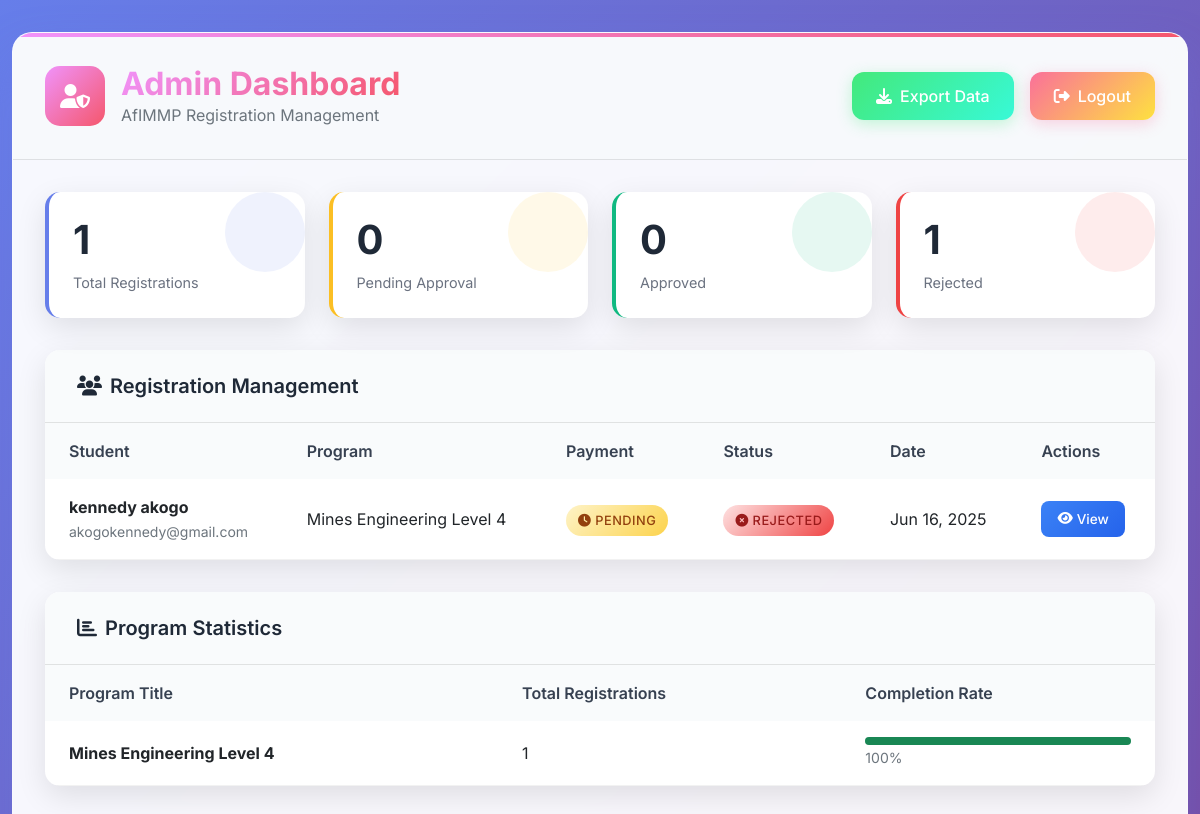
Page /admin-dashboard (signed in) on the committed database.
### base/models.py (models this page shows, shortened)
class Registration(models.Model):
    user = models.ForeignKey(User, on_delete=models.CASCADE, related_name="registrations")
    PREFIX_CHOICES = [
        ('Mr', 'Mr'),
        ('Mrs', 'Mrs'),
        ('Ms', 'Ms'),
        ('Dr', 'Dr'),
        ('Prof', 'Prof'),
        ('Engr', 'Engr'),
    ]
    GENDER_CHOICES = [
        ('Male', 'Male'),
        ('Female', 'Female'),
        ('Other', 'Other'),
    ]
    prefix = models.CharField(max_length=5, choices=PREFIX_CHOICES)
    first_name = models.CharField(max_length=100)
    middle_name = models.CharField(max_length=100, blank=True)
    last_name = models.CharField(max_length=100)
    dob = models.DateField()
    gender = models.CharField(max_length=6, choices=GENDER_CHOICES)
    nationality = models.CharField(max_length=100)
    address = models.TextField()
    address2 = models.CharField(max_length=100, blank=True)
    city = models.CharField(max_length=100)
    state = models.CharField(max_length=100)
    postal_code = models.CharField(max_length=20)
    phone = models.CharField(max_length=15)
    email = models.EmailField()
    payment_status = models.BooleanField(default=False)  # Payment status for this specific course
    amount = models.DecimalField(max_digits=10, decimal_places=2, default=1)  # Default course fee
    status = models.CharField(
        max_length=50,
        choices=[('Pending', 'Pending'), ('Approved', 'Approved'), ('Rejected', 'Rejected')],
        default='Pending'
    )
    PROGRAM_CHOICES = [
        ('Mining Level 3', 'Occupational Standards for Mining and Quarrying Technology National Certificate I (Level 3)'),
        ('Mines Engineering Level 4', 'Occupational Standards for Mines Systems Engineering National Certificate 2 (Level 4)'),
        ('Mines Engineering Diploma Level 5', 'Occupational Standards for Higher National Diploma in Mines Systems Engineering (Level 5)'),
    ]
    program_title = models.CharField(max_length=255, choices=PROGRAM_CHOICES)
    education_level = models.CharField(max_length=100)
    qualifications = models.TextField()
    institutions_attended = models.TextField()
    current_occupation = models.CharField(max_length=100, blank=True)
    years_experience = models.IntegerField(default=0)
    relevant_skills = models.TextField(blank=True)
    photo = models.ImageField(upload_to='photos/')
    birth_certificate = models.FileField(upload_to='documents/')
    education_certificates = models.FileField(upload_to='documents/')
    date_submitted = models.DateTimeField(default=now)
    rejection_reason = models.CharField(max_length=255, blank=True, null=True)
    rejection_message = models.TextField(blank=True, null=True)
    approved_date = models.DateTimeField(blank=True, null=True)
    rejected_date = models.DateTimeField(blank=True, null=True)

### base/views.py (the view, shortened to what this page needs)
# urls.py: path('admin-dashboard',views.admin_dashboard,name='admin_dashboard'),
@login_required(login_url=settings.ADMIN_LOGIN_URL)
@user_passes_test(is_admin)
def admin_dashboard(request):
    all_students = Profile.objects.all()
    registrations = Registration.objects.all().order_by('-date_submitted')
    program_counts = Registration.objects.values('program_title').annotate(count=Count('program_title'))
    student_count = registrations.count()
    pending_count = registrations.filter(status='Pending').count()
    approved_count = registrations.filter(status='Approved').count()
    rejected_count = registrations.filter(status='Rejected').count()
    return render(request, 'base/admin_dashboard.html', {
        'student_count': student_count,
        'pending_count': pending_count,
        'approved_count': approved_count,
        'rejected_count': rejected_count,
        'program_counts': program_counts,
        'registrations': registrations,
    })

### base/templates/base/admin_dashboard.html (shortened to what this page needs)
<!doctype html>
<html lang="en">
<head>
    <link href="https://cdn.jsdelivr.net/npm/bootstrap@5.0.2/dist/css/bootstrap.min.css" rel="stylesheet">
    <link rel="stylesheet" href="https://cdnjs.cloudflare.com/ajax/libs/font-awesome/6.4.0/css/all.min.css">
</head>
<body>
    <div class="container-fluid">
        <div class="dashboard-container">
            <div class="dashboard-header">
                <div class="header-title">
                    <div class="admin-icon">
                        <i class="fas fa-user-shield"></i>
                    </div>
                    <div>
                        <h1 class="dashboard-title">Admin Dashboard</h1>
                        <p class="text-muted mb-0">AfIMMP Registration Management</p>
                    </div>
                </div>
                <div class="header-actions">
                    <a href="{% url 'export_registrations_with_files' %}" class="btn-modern btn-export">
                        <i class="fas fa-download"></i>
                        Export Data
                    </a>
                    <form action="{% url 'logout' %}" method="post" class="d-inline">
                        <button type="submit" class="btn-modern btn-logout">
                            <i class="fas fa-sign-out-alt"></i>
                            Logout
                        </button>
                    </form>
                </div>
            </div>
            <div class="dashboard-body">
                <div class="stats-grid">
                    <div class="stat-card total">
                        <h2 class="stat-number">{{ student_count }}</h2>
                        <p class="stat-label">Total Registrations</p>
                    </div>
                    <div class="stat-card pending">
                        <h2 class="stat-number">{{ pending_count }}</h2>
                        <p class="stat-label">Pending Approval</p>
                    </div>
                    <div class="stat-card approved">
                        <h2 class="stat-number">{{ approved_count }}</h2>
                        <p class="stat-label">Approved</p>
                    </div>
                    <div class="stat-card rejected">
                        <h2 class="stat-number">{{ rejected_count }}</h2>
                        <p class="stat-label">Rejected</p>
                    </div>
                </div>
                <div class="section-card">
                    <div class="section-header">
                        <h3 class="section-title">
                            <i class="fas fa-users"></i>
                            Registration Management
                        </h3>
                    </div>
                    {% if registrations %}
                    <div class="table-container">
                        <div class="table-responsive">
                            <table class="table table-modern">
                                <thead>
                                    <tr>
                                        <th>Student</th>
                                        <th>Program</th>
                                        <th>Payment</th>
                                        <th>Status</th>
                                        <th>Date</th>
                                        <th>Actions</th>
                                    </tr>
                                </thead>
                                <tbody>
                                    {% for registration in registrations %}
                                    <tr>
                                        <td>
                                            <div>
                                                <strong>{{ registration.first_name }} {{ registration.last_name }}</strong>
                                                <br><small class="text-muted">{{ registration.email }}</small>
                                            </div>
                                        </td>
                                        <td>{{ registration.program_title }}</td>
                                        <td>
                                            {% if registration.payment_status %}
                                                <span class="status-badge status-paid">
                                                    <i class="fas fa-check"></i> Paid
                                                </span>
                                            {% else %}
                                                <span class="status-badge status-pending">
                                                    <i class="fas fa-clock"></i> Pending
                                                </span>
                                            {% endif %}
                                        </td>
                                        <td>
                                            {% if registration.status == 'Pending' %}
                                                <span class="status-badge status-pending">
                                                    <i class="fas fa-hourglass-half"></i> Pending
                                                </span>
                                            {% elif registration.status == 'Approved' %}
                                                <span class="status-badge status-approved">
                                                    <i class="fas fa-check-circle"></i> Approved
                                                </span>
                                            {% elif registration.status == 'Rejected' %}
                                                <span class="status-badge status-rejected">
                                                    <i class="fas fa-times-circle"></i> Rejected
                                                </span>
                                            {% endif %}
                                        </td>
                                        <td>{{ registration.date_submitted|date:"M d, Y" }}</td>
                                        <td>
                                            <div class="action-buttons">
                                                <button class="btn-action btn-view" onclick="viewRegistration({{ registration.id }})">
                                                    <i class="fas fa-eye"></i> View
                                                </button>
                                            </div>
                                        </td>
                                    </tr>
                                    {% endfor %}
                                </tbody>
                            </table>
                        </div>
                    </div>
                    {% endif %}
                </div>
                <div class="section-card">
                    <div class="section-header">
                        <h3 class="section-title">
                            <i class="fas fa-chart-bar"></i>
                            Program Statistics
                        </h3>
                    </div>
                    {% if program_counts %}
                    <div class="table-container">
                        <div class="table-responsive">
                            <table class="table table-modern">
                                <thead>
                                    <tr>
                                        <th>Program Title</th>
                                        <th>Total Registrations</th>
                                        <th>Completion Rate</th>
                                    </tr>
                                </thead>
                                <tbody>
                                    {% for program in program_counts %}
                                    <tr>
                                        <td><strong>{{ program.program_title }}</strong></td>
                                        <td>{{ program.count }}</td>
                                        <td>
                                            <div class="progress" style="height: 8px;">
                                                <div class="progress-bar bg-success" style="width: {% widthratio program.count student_count 100 %}%"></div>
                                            </div>
                                            <small class="text-muted">{% widthratio program.count student_count 100 %}%</small>
                                        </td>
                                    </tr>
                                    {% endfor %}
                                </tbody>
                            </table>
                        </div>
                    </div>
                    {% endif %}
                </div>
            </div>
        </div>
    </div>
</body>
</html>

### rows in the picture
Registration: first_name "kennedy", last_name "akogo", email "akogokennedy@gmail.com", program_title "Mines Engineering Level 4", payment_status False (drawn), status "Rejected" (drawn), date_submitted "Jun 16, 2025"

### other values in the picture
{{ student_count }} "1"
{{ pending_count }} "0"
{{ approved_count }} "0"
{{ rejected_count }} "1"
{{ program.program_title }} "Mines Engineering Level 4"
{{ program.count }} "1"
